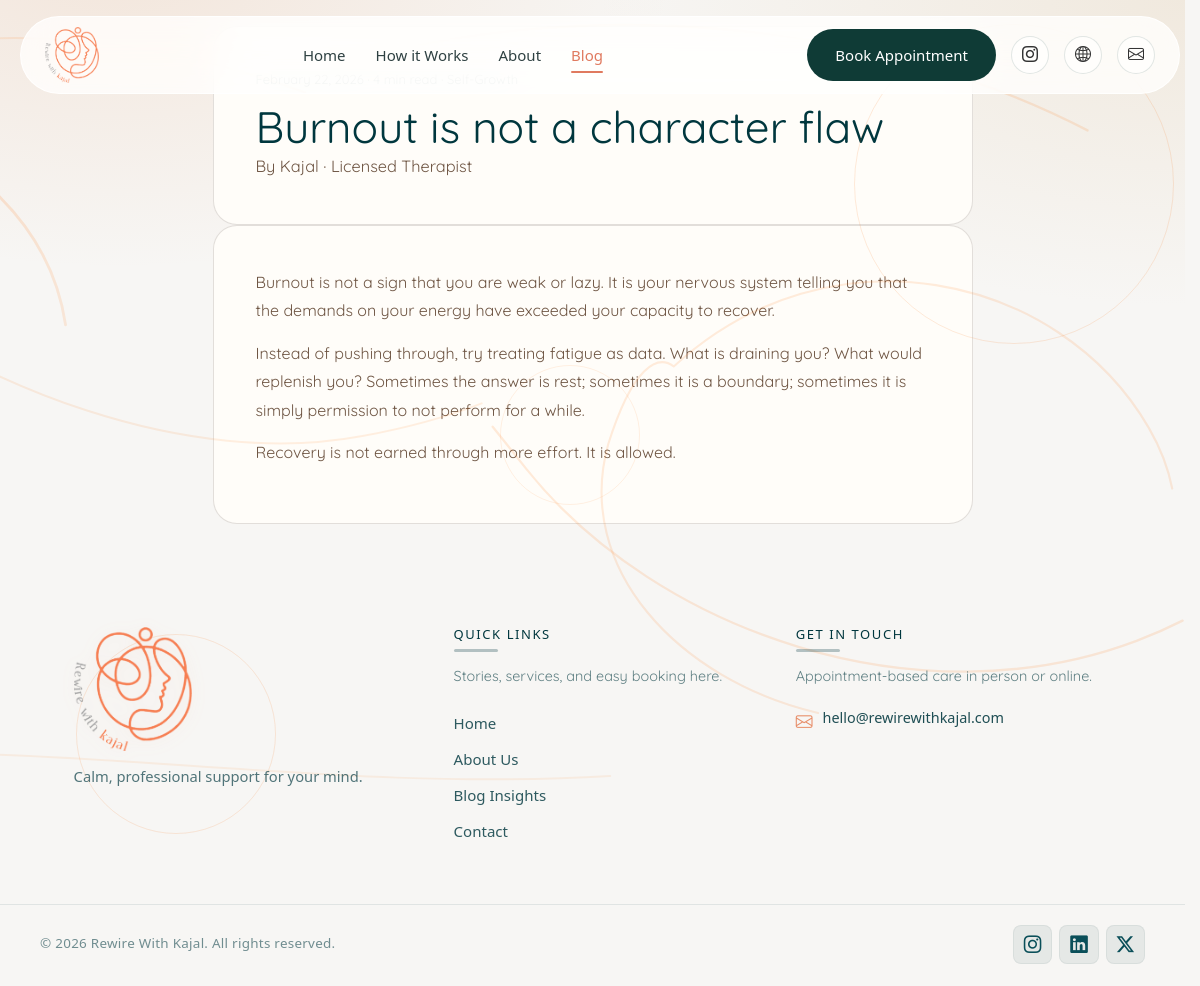
Screenshot of /php/blog-detail.php?slug=burnout-is-not-a-character-flaw with the database file from the repository.
### tables this page shows
CREATE TABLE IF NOT EXISTS `blogs` (
    `id` INT AUTO_INCREMENT PRIMARY KEY,
    `title` VARCHAR(255) NOT NULL,
    `slug` VARCHAR(255) NOT NULL UNIQUE,
    `excerpt` TEXT NOT NULL,
    `content` LONGTEXT NOT NULL,
    `category` VARCHAR(50) NOT NULL,
    `read_time` INT DEFAULT 5,
    `cover_image` VARCHAR(255) DEFAULT NULL,
    `status` ENUM('draft', 'published') DEFAULT 'draft',
    `created_at` TIMESTAMP DEFAULT CURRENT_TIMESTAMP
);

### php/blog-detail.php (the view, shortened to what this page needs)
<?php
$db = getDbConnection();
$slug = isset($_GET['slug']) ? trim($_GET['slug']) : '';
$post = null;
if ($slug) {
    $stmt = $db->prepare("SELECT * FROM `blogs` WHERE `slug`=:slug AND `status`='published'");
    $stmt->execute([':slug' => $slug]);
    $post = $stmt->fetch(PDO::FETCH_ASSOC);
}
?>
<!DOCTYPE html>
<html lang="en">
  <head>
    <link
      href="https://cdn.jsdelivr.net/npm/bootstrap@5.3.3/dist/css/bootstrap.min.css"
      rel="stylesheet"
    />
    <link rel="stylesheet" href="https://cdn.jsdelivr.net/npm/bootstrap-icons@1.11.3/font/bootstrap-icons.min.css" />
    <link rel="stylesheet" href="css/index-redesign.css" />
    <link rel="stylesheet" href="css/main-from-app.css" />
    <link rel="stylesheet" href="css/site-overrides.css" />
  </head>
  <body>
    <nav class="rw-navbar">
      <div class="rw-container">
        <a href="index.html" class="rw-logo">
          <img src="images/logo3.png" alt="Rewire with Kajal Logo">
        </a>
        <div class="rw-nav-links d-none d-lg-flex">
          <a href="index.html">Home</a>
          <a href="index.html#how-it-works">How it Works</a>
          <a href="about.html">About</a>
          <a href="blog.html" class="active">Blog</a>
        </div>
        <div class="rw-nav-actions d-none d-lg-flex">
          <a href="appointment.html#booking-form" class="rw-btn rw-btn-primary">Book Appointment</a>
          <a href="https://www.instagram.com/rewirewithkajal/" class="rw-social-icon" target="_blank" aria-label="Instagram"><i class="bi bi-instagram"></i></a>
          <a href="index.html" class="rw-social-icon" aria-label="Website"><i class="bi bi-globe2"></i></a>
          <a href="mailto:hello@rewirewithkajal.com" class="rw-social-icon" aria-label="Email"><i class="bi bi-envelope"></i></a>
        </div>
      </div>
    </nav>
    <div class="rw-site-line-art" aria-hidden="true">
      <div class="rw-site-line-art__float">
      </div>
    </div>
    <?php if ($post): ?>
    <article class="abt2-wrapper blog-detail-page" id="main-content">
      <header class="abt2-story-content blog-detail-block rw-reveal">
        <p class="blog-premium-date-time blog-detail-meta"><?php echo date('F j, Y', strtotime($post['created_at'])); ?> · <?php echo $post['read_time']; ?> min read · <?php echo htmlspecialchars($post['category']); ?></p>
        <h1 class="blog-detail-title"><?php echo htmlspecialchars($post['title']); ?></h1>
        <p class="abt2-hero-desc blog-detail-byline">By <strong>Kajal</strong> · Licensed Therapist</p>
      </header>
      <div class="abt2-story-content blog-detail-block rw-reveal">
        <div class="abt2-story-text">
          <?php echo $post['content']; ?>
        </div>
      </div>
    </article>
    <?php endif; ?>
    <footer class="site-footer">
      <div class="container footer-container">
        <div class="footer-panel">
          <div class="footer-col brand-col">
            <img src="images/logo3.png" alt="Rewire With Kajal" class="footer-logo" width="180" height="188" loading="lazy" decoding="async" />
            <p class="footer-description">Calm, professional support for your mind.</p>
          </div>
          <div class="footer-col links-col">
            <h3 class="footer-heading">Quick Links</h3>
            <p class="footer-col-lead">Stories, services, and easy booking here.</p>
            <ul class="footer-links">
              <li><a href="index.html">Home</a></li>
              <li><a href="about.html">About Us</a></li>
              <li><a href="blog.html">Blog Insights</a></li>
              <li><a href="appointment.html">Contact</a></li>
            </ul>
          </div>
          <div class="footer-col contact-col">
            <h3 class="footer-heading">Get in Touch</h3>
            <p class="footer-col-lead">Appointment-based care in person or online.</p>
            <ul class="footer-contact-info">
              <li><i class="bi bi-envelope contact-icon" aria-hidden="true"></i><span><a href="mailto:hello@rewirewithkajal.com">hello@rewirewithkajal.com</a></span></li>
            </ul>
          </div>
        </div>
      </div>
      <div class="footer-bottom">
        <div class="container footer-bottom-inner">
          <p>© <span id="y"></span> Rewire With Kajal. All rights reserved.</p>
          <div class="social-links">
            <a href="https://www.instagram.com/rewirewithkajal/" aria-label="Instagram" rel="noopener noreferrer" target="_blank"
              ><i class="bi bi-instagram"></i
            ></a>
            <a href="https://www.linkedin.com/" aria-label="LinkedIn" rel="noopener noreferrer" target="_blank"><i class="bi bi-linkedin"></i></a>
            <a href="https://twitter.com/" aria-label="Twitter" rel="noopener noreferrer" target="_blank"><i class="bi bi-twitter-x"></i></a>
          </div>
        </div>
      </div>
    </footer>
  </body>
</html>

### css/index-redesign.css (style rules this page uses)
:root { --rw-primary: #E77A4E; --rw-primary-hover: #d26a42; --rw-dark-teal: #0A373A; --rw-dark-teal-hover: #0d464a; --rw-bg-light: #FDFBF7; --rw-bg-card: #F7F2EC; --rw-text-dark: #333333; --rw-text-muted: #666666; --rw-font-heading: 'Playfair Display', serif; --rw-font-body: 'Inter', sans-serif; --rw-border-radius: 12px; --rw-border-radius-lg: 24px; }
body { font-family: var(--rw-font-body); background-color: var(--rw-bg-light); color: var(--rw-text-dark); margin: 0; padding: 0; line-height: 1.6; }
h1, h2, h3, h4, h5, h6 { font-family: var(--rw-font-heading); margin-top: 0; font-weight: 500; }
a { text-decoration: none; color: inherit; transition: color 0.3s ease; }
.rw-container { max-width: 1200px; margin: 0 auto; padding: 0 20px; }
.rw-btn { display: inline-flex; align-items: center; justify-content: center; padding: 12px 28px; border-radius: 30px; font-weight: 500; font-size: 16px; transition: all 0.3s ease; cursor: pointer; border: none; }
.rw-btn-primary { background-color: var(--rw-dark-teal); color: #fff; }
.rw-navbar { position: fixed; top: 16px; left: 50%; transform: translateX(-50%); width: calc(100% - 40px); max-width: 1240px; z-index: 1000; padding: 0; background: transparent; }
.rw-navbar .rw-container { background: rgba(255, 255, 255, 0.78); backdrop-filter: blur(20px) saturate(180%); -webkit-backdrop-filter: blur(20px) saturate(180%); border: 1px solid rgba(255, 255, 255, 0.85); box-shadow: 0 10px 35px rgba(15, 59, 54, 0.07), 0 2px 8px rgba(0, 0, 0, 0.03); border-radius: 60px; padding: 10px 24px; display: flex; align-items: center; justify-content: space-between; transition: all 0.3s ease; }
.rw-logo { display: flex; align-items: center; gap: 10px; font-family: var(--rw-font-heading); font-size: 24px; color: var(--rw-primary); }
.rw-logo img { height: 56px; max-height: 60px; width: auto; object-fit: contain; }
.rw-nav-links { display: flex; gap: 30px; align-items: center; }
.rw-nav-links a { font-size: 15px; font-weight: 500; color: #2F4142; position: relative; transition: color 0.3s ease; }
.rw-nav-links a.active { color: #E07A5F; font-weight: 600; }
.rw-nav-links a.active::after { content: ''; position: absolute; bottom: -6px; left: 0; width: 100%; height: 2px; background-color: #E07A5F; border-radius: 2px; }
.rw-nav-actions { display: flex; align-items: center; gap: 15px; }
.rw-social-icon { width: 38px; height: 38px; border-radius: 50%; border: 1px solid rgba(15, 59, 54, 0.12); background: rgba(255, 255, 255, 0.6); display: flex; align-items: center; justify-content: center; color: var(--rw-text-dark); transition: all 0.3s ease; }
.rw-btn-primary { background-color: #0F3B36; color: #ffffff; border-radius: 50px; padding: 14px 28px; font-size: 15px; font-weight: 500; display: inline-flex; align-items: center; gap: 10px; border: none; transition: all 0.3s ease; box-shadow: 0 4px 14px rgba(15, 59, 54, 0.15); }

### rows the page displays
blogs: title "Burnout is not a character flaw", content "Burnout is not a sign that you are weak or lazy. It is your nervous system telling you that the demands on your energy have exceeded your capacity to recover. Instead of pushing through, try treating fatigue as data. What is draining you? What would replenish you? Sometimes the answer is rest; sometimes it is a boundary; sometimes it is simply permission to not perform for a while. Recovery is not earned through more effort. It is allowed."
